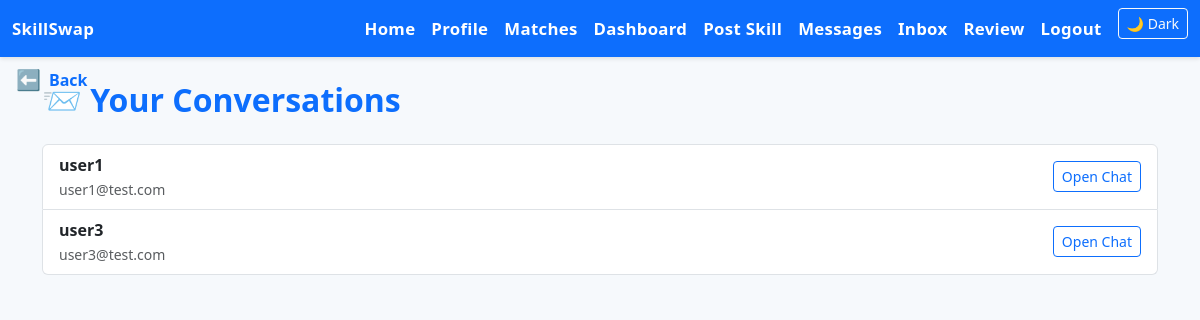
Page /inbox/ (signed in) on the committed database.
### core/models.py (models this page shows)
class User(AbstractUser):
    bio = models.TextField(blank=True)
    location = models.CharField(max_length=100, blank=True)
    verified = models.BooleanField(default=False)
    video_intro_url = models.URLField(blank=True)
    profile_image = models.ImageField(upload_to='profile_images/', blank=True, null=True)

### core/views.py (the view)
# urls.py: path('inbox/', views.inbox_view, name='inbox'),
@login_required
def inbox_view(request):
    user = request.user
    conversations = Message.objects.filter(
        Q(sender=user) | Q(receiver=user)
    ).values('sender', 'receiver')
    user_ids = set()
    for conv in conversations:
        user_ids.add(conv['sender'])
        user_ids.add(conv['receiver'])
    user_ids.discard(user.id)  # Remove yourself from the list
    chat_users = User.objects.filter(id__in=user_ids)
    return render(request, 'core/inbox.html', {'chat_users': chat_users})

### core/templates/core/inbox.html
{% extends 'core/base.html' %}
{% block content %}
<div class="fade-in">
  <h2 class="fw-bold text-primary mb-4">📨 Your Conversations</h2>
  {% if chat_users %}
    <ul class="list-group">
      {% for person in chat_users %}
        <li class="list-group-item d-flex justify-content-between align-items-center">
          <div>
            <strong>{{ person.username }}</strong><br>
            <small class="text-muted">{{ person.email }}</small>
          </div>
          <a href="{% url 'messages' person.id %}" class="btn btn-sm btn-outline-primary">Open Chat</a>
        </li>
      {% endfor %}
    </ul>
  {% else %}
    <div class="alert alert-info text-center">
      No conversations yet. Start messaging someone!
    </div>
  {% endif %}
</div>
{% endblock %}

### core/static/core/style.css (style rules this page uses)
body { background-color: #f6f9fc; font-family: 'Segoe UI', Tahoma, Geneva, Verdana, sans-serif; color: #1e293b; }
h1, h2, h4 { font-weight: 700; color: #1e293b; }
p, small, label, .form-label { color: #334155; }
.fade-in { animation: fadeIn 0.6s ease-in; }

### rows in the picture
User: username "user1", email "user1@test.com"
User: username "user3", email "user3@test.com"
